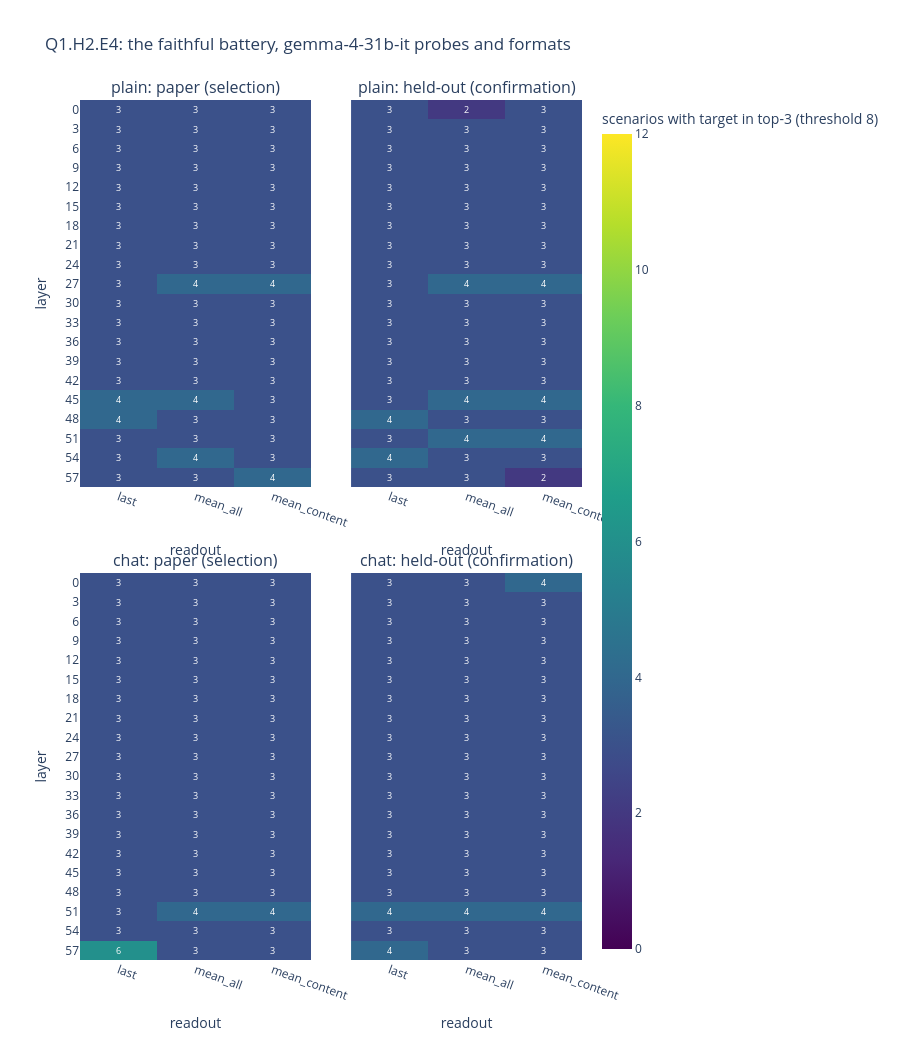

The notebook cell this image was saved under:
### Markdown cell above
## Sweep grids, both formats: no cell reaches the pass bar

**How to read**: as in notebook 04, each cell is (layer, readout); the number is scenarios with
target in top-3 of 12 (chance ~3, registered pass 8, bold). Each panel is titled with its
format (chat = the paper's construct, plain = `Human:/Assistant:` text) and its battery
(paper selection vs held-out confirmation). A combination counts only if it reaches >= 8 on
BOTH batteries of its format.

### Code cell
# this cell draws the four sweep grids with per-cell scores (bold at the pass bar of 8)
titles = [f"{fmt}: {'paper (selection)' if kind == 'scenario' else 'held-out (confirmation)'}"
          for fmt in formats for kind in ("scenario", "heldout")]
fig = make_subplots(rows=len(formats), cols=2, subplot_titles=titles,
                    shared_yaxes=True, horizontal_spacing=0.08, vertical_spacing=0.10)
for fi, fmt in enumerate(formats):
    for ki, kind in enumerate(("scenario", "heldout")):
        G = grids[(fmt, kind)]
        fig.add_trace(go.Heatmap(z=G, colorscale="Viridis", zmin=0, zmax=12,
                                 showscale=(fi == 0 and ki == 0),
                                 colorbar=dict(title="scenarios with target in top-3 (threshold 8)")),
                      row=fi + 1, col=ki + 1)
        for lp in range(len(layers)):
            for rp in range(len(READOUTS)):
                v = int(G[lp, rp])
                fig.add_annotation(x=rp, y=lp, text=f"<b>{v}</b>" if v >= 8 else str(v),
                                   showarrow=False,
                                   font=dict(size=9, color="white" if v < 7 else "black"),
                                   row=fi + 1, col=ki + 1)
        fig.update_xaxes(tickvals=list(range(len(READOUTS))), ticktext=READOUTS, tickangle=20,
                         title_text="readout", row=fi + 1, col=ki + 1)
        fig.update_yaxes(autorange="reversed", row=fi + 1, col=ki + 1)
    fig.update_yaxes(tickvals=list(range(len(layers))), ticktext=[str(l) for l in layers],
                     title_text="layer", row=fi + 1, col=1)
fig.update_layout(title="Q1.H2.E4: the faithful battery, gemma-4-31b-it probes and formats",
                  height=520 * len(formats), width=900)
fig.show()

### Figure 1 — Plotly figure (JSON) as saved in the notebook; plotly's stock layout.template omitted (floating-point values rounded to 4 significant figures)
{"data": [{"colorbar": {"title": {"text": "scenarios with target in top-3 (threshold 8)"}}, "colorscale": [[0.0, "#440154"], [0.1111, "#482878"], [0.2222, "#3e4989"], [0.3333, "#31688e"], [0.4444, "#26828e"], [0.5556, "#1f9e89"], [0.6667, "#35b779"], [0.7778, "#6ece58"], [0.8889, "#b5de2b"], [1.0, "#fde725"]], "showscale": true, "type": "heatmap", "xaxis": "x", "yaxis": "y", "z": [[3, 3, 3], [3, 3, 3], [3, 3, 3], [3, 3, 3], [3, 3, 3], [3, 3, 3], [3, 3, 3], [3, 3, 3], [3, 3, 3], [3, 4, 4], [3, 3, 3], [3, 3, 3], [3, 3, 3], [3, 3, 3], [3, 3, 3], [4, 4, 3], [4, 3, 3], [3, 3, 3], [3, 4, 3], [3, 3, 4]], "zmax": 12, "zmin": 0}, {"colorbar": {"title": {"text": "scenarios with target in top-3 (threshold 8)"}}, "colorscale": [[0.0, "#440154"], [0.1111, "#482878"], [0.2222, "#3e4989"], [0.3333, "#31688e"], [0.4444, "#26828e"], [0.5556, "#1f9e89"], [0.6667, "#35b779"], [0.7778, "#6ece58"], [0.8889, "#b5de2b"], [1.0, "#fde725"]], "showscale": false, "type": "heatmap", "xaxis": "x2", "yaxis": "y2", "z": [[3, 2, 3], [3, 3, 3], [3, 3, 3], [3, 3, 3], [3, 3, 3], [3, 3, 3], [3, 3, 3], [3, 3, 3], [3, 3, 3], [3, 4, 4], [3, 3, 3], [3, 3, 3], [3, 3, 3], [3, 3, 3], [3, 3, 3], [3, 4, 4], [4, 3, 3], [3, 4, 4], [4, 3, 3], [3, 3, 2]], "zmax": 12, "zmin": 0}, {"colorbar": {"title": {"text": "scenarios with target in top-3 (threshold 8)"}}, "colorscale": [[0.0, "#440154"], [0.1111, "#482878"], [0.2222, "#3e4989"], [0.3333, "#31688e"], [0.4444, "#26828e"], [0.5556, "#1f9e89"], [0.6667, "#35b779"], [0.7778, "#6ece58"], [0.8889, "#b5de2b"], [1.0, "#fde725"]], "showscale": false, "type": "heatmap", "xaxis": "x3", "yaxis": "y3", "z": [[3, 3, 3], [3, 3, 3], [3, 3, 3], [3, 3, 3], [3, 3, 3], [3, 3, 3], [3, 3, 3], [3, 3, 3], [3, 3, 3], [3, 3, 3], [3, 3, 3], [3, 3, 3], [3, 3, 3], [3, 3, 3], [3, 3, 3], [3, 3, 3], [3, 3, 3], [3, 4, 4], [3, 3, 3], [6, 3, 3]], "zmax": 12, "zmin": 0}, {"colorbar": {"title": {"text": "scenarios with target in top-3 (threshold 8)"}}, "colorscale": [[0.0, "#440154"], [0.1111, "#482878"], [0.2222, "#3e4989"], [0.3333, "#31688e"], [0.4444, "#26828e"], [0.5556, "#1f9e89"], [0.6667, "#35b779"], [0.7778, "#6ece58"], [0.8889, "#b5de2b"], [1.0, "#fde725"]], "showscale": false, "type": "heatmap", "xaxis": "x4", "yaxis": "y4", "z": [[3, 3, 4], [3, 3, 3], [3, 3, 3], [3, 3, 3], [3, 3, 3], [3, 3, 3], [3, 3, 3], [3, 3, 3], [3, 3, 3], [3, 3, 3], [3, 3, 3], [3, 3, 3], [3, 3, 3], [3, 3, 3], [3, 3, 3], [3, 3, 3], [3, 3, 3], [4, 4, 4], [3, 3, 3], [4, 3, 3]], "zmax": 12, "zmin": 0}], "layout": {"annotations": [{"font": {"size": 16}, "showarrow": false, "text": "plain: paper (selection)", "x": 0.23, "xanchor": "center", "xref": "paper", "y": 1.0, "yanchor": "bottom", "yref": "paper"}, {"font": {"size": 16}, "showarrow": false, "text": "plain: held-out (confirmation)", "x": 0.77, "xanchor": "center", "xref": "paper", "y": 1.0, "yanchor": "bottom", "yref": "paper"}, {"font": {"size": 16}, "showarrow": false, "text": "chat: paper (selection)", "x": 0.23, "xanchor": "center", "xref": "paper", "y": 0.45, "yanchor": "bottom", "yref": "paper"}, {"font": {"size": 16}, "showarrow": false, "text": "chat: held-out (confirmation)", "x": 0.77, "xanchor": "center", "xref": "paper", "y": 0.45, "yanchor": "bottom", "yref": "paper"}, {"font": {"color": "white", "size": 9}, "showarrow": false, "text": "3", "x": 0, "xref": "x", "y": 0, "yref": "y"}, {"font": {"color": "white", "size": 9}, "showarrow": false, "text": "3", "x": 1, "xref": "x", "y": 0, "yref": "y"}, {"font": {"color": "white", "size": 9}, "showarrow": false, "text": "3", "x": 2, "xref": "x", "y": 0, "yref": "y"}, {"font": {"color": "white", "size": 9}, "showarrow": false, "text": "3", "x": 0, "xref": "x", "y": 1, "yref": "y"}, {"font": {"color": "white", "size": 9}, "showarrow": false, "text": "3", "x": 1, "xref": "x", "y": 1, "yref": "y"}, {"font": {"color": "white", "size": 9}, "showarrow": false, "text": "3", "x": 2, "xref": "x", "y": 1, "yref": "y"}, {"font": {"color": "white", "size": 9}, "showarrow": false, "text": "3", "x": 0, "xref": "x", "y": 2, "yref": "y"}, {"font": {"color": "white", "size": 9}, "showarrow": false, "text": "3", "x": 1, "xref": "x", "y": 2, "yref": "y"}, {"font": {"color": "white", "size": 9}, "showarrow": false, "text": "3", "x": 2, "xref": "x", "y": 2, "yref": "y"}, {"font": {"color": "white", "size": 9}, "showarrow": false, "text": "3", "x": 0, "xref": "x", "y": 3, "yref": "y"}, {"font": {"color": "white", "size": 9}, "showarrow": false, "text": "3", "x": 1, "xref": "x", "y": 3, "yref": "y"}, {"font": {"color": "white", "size": 9}, "showarrow": false, "text": "3", "x": 2, "xref": "x", "y": 3, "yref": "y"}, {"font": {"color": "white", "size": 9}, "showarrow": false, "text": "3", "x": 0, "xref": "x", "y": 4, "yref": "y"}, {"font": {"color": "white", "size": 9}, "showarrow": false, "text": "3", "x": 1, "xref": "x", "y": 4, "yref": "y"}, {"font": {"color": "white", "size": 9}, "showarrow": false, "text": "3", "x": 2, "xref": "x", "y": 4, "yref": "y"}, {"font": {"color": "white", "size": 9}, "showarrow": false, "text": "3", "x": 0, "xref": "x", "y": 5, "yref": "y"}, {"font": {"color": "white", "size": 9}, "showarrow": false, "text": "3", "x": 1, "xref": "x", "y": 5, "yref": "y"}, {"font": {"color": "white", "size": 9}, "showarrow": false, "text": "3", "x": 2, "xref": "x", "y": 5, "yref": "y"}, {"font": {"color": "white", "size": 9}, "showarrow": false, "text": "3", "x": 0, "xref": "x", "y": 6, "yref": "y"}, {"font": {"color": "white", "size": 9}, "showarrow": false, "text": "3", "x": 1, "xref": "x", "y": 6, "yref": "y"}, {"font": {"color": "white", "size": 9}, "showarrow": false, "text": "3", "x": 2, "xref": "x", "y": 6, "yref": "y"}, {"font": {"color": "white", "size": 9}, "showarrow": false, "text": "3", "x": 0, "xref": "x", "y": 7, "yref": "y"}, {"font": {"color": "white", "size": 9}, "showarrow": false, "text": "3", "x": 1, "xref": "x", "y": 7, "yref": "y"}, {"font": {"color": "white", "size": 9}, "showarrow": false, "text": "3", "x": 2, "xref": "x", "y": 7, "yref": "y"}, {"font": {"color": "white", "size": 9}, "showarrow": false, "text": "3", "x": 0, "xref": "x", "y": 8, "yref": "y"}, {"font": {"color": "white", "size": 9}, "showarrow": false, "text": "3", "x": 1, "xref": "x", "y": 8, "yref": "y"}, {"font": {"color": "white", "size": 9}, "showarrow": false, "text": "3", "x": 2, "xref": "x", "y": 8, "yref": "y"}, {"font": {"color": "white", "size": 9}, "showarrow": false, "text": "3", "x": 0, "xref": "x", "y": 9, "yref": "y"}, {"font": {"color": "white", "size": 9}, "showarrow": false, "text": "4", "x": 1, "xref": "x", "y": 9, "yref": "y"}, {"font": {"color": "white", "size": 9}, "showarrow": false, "text": "4", "x": 2, "xref": "x", "y": 9, "yref": "y"}, {"font": {"color": "white", "size": 9}, "showarrow": false, "text": "3", "x": 0, "xref": "x", "y": 10, "yref": "y"}, {"font": {"color": "white", "size": 9}, "showarrow": false, "text": "3", "x": 1, "xref": "x", "y": 10, "yref": "y"}, {"font": {"color": "white", "size": 9}, "showarrow": false, "text": "3", "x": 2, "xref": "x", "y": 10, "yref": "y"}, {"font": {"color": "white", "size": 9}, "showarrow": false, "text": "3", "x": 0, "xref": "x", "y": 11, "yref": "y"}, {"font": {"color": "white", "size": 9}, "showarrow": false, "text": "3", "x": 1, "xref": "x", "y": 11, "yref": "y"}, {"font": {"color": "white", "size": 9}, "showarrow": false, "text": "3", "x": 2, "xref": "x", "y": 11, "yref": "y"}, {"font": {"color": "white", "size": 9}, "showarrow": false, "text": "3", "x": 0, "xref": "x", "y": 12, "yref": "y"}, {"font": {"color": "white", "size": 9}, "showarrow": false, "text": "3", "x": 1, "xref": "x", "y": 12, "yref": "y"}, {"font": {"color": "white", "size": 9}, "showarrow": false, "text": "3", "x": 2, "xref": "x", "y": 12, "yref": "y"}, {"font": {"color": "white", "size": 9}, "showarrow": false, "text": "3", "x": 0, "xref": "x", "y": 13, "yref": "y"}, {"font": {"color": "white", "size": 9}, "showarrow": false, "text": "3", "x": 1, "xref": "x", "y": 13, "yref": "y"}, {"font": {"color": "white", "size": 9}, "showarrow": false, "text": "3", "x": 2, "xref": "x", "y": 13, "yref": "y"}, {"font": {"color": "white", "size": 9}, "showarrow": false, "text": "3", "x": 0, "xref": "x", "y": 14, "yref": "y"}, {"font": {"color": "white", "size": 9}, "showarrow": false, "text": "3", "x": 1, "xref": "x", "y": 14, "yref": "y"}, {"font": {"color": "white", "size": 9}, "showarrow": false, "text": "3", "x": 2, "xref": "x", "y": 14, "yref": "y"}, {"font": {"color": "white", "size": 9}, "showarrow": false, "text": "4", "x": 0, "xref": "x", "y": 15, "yref": "y"}, {"font": {"color": "white", "size": 9}, "showarrow": false, "text": "4", "x": 1, "xref": "x", "y": 15, "yref": "y"}, {"font": {"color": "white", "size": 9}, "showarrow": false, "text": "3", "x": 2, "xref": "x", "y": 15, "yref": "y"}, {"font": {"color": "white", "size": 9}, "showarrow": false, "text": "4", "x": 0, "xref": "x", "y": 16, "yref": "y"}, {"font": {"color": "white", "size": 9}, "showarrow": false, "text": "3", "x": 1, "xref": "x", "y": 16, "yref": "y"}, {"font": {"color": "white", "size": 9}, "showarrow": false, "text": "3", "x": 2, "xref": "x", "y": 16, "yref": "y"}, {"font": {"color": "white", "size": 9}, "showarrow": false, "text": "3", "x": 0, "xref": "x", "y": 17, "yref": "y"}, {"font": {"color": "white", "size": 9}, "showarrow": false, "text": "3", "x": 1, "xref": "x", "y": 17, "yref": "y"}, {"font": {"color": "white", "size": 9}, "showarrow": false, "text": "3", "x": 2, "xref": "x", "y": 17, "yref": "y"}, {"font": {"color": "white", "size": 9}, "showarrow": false, "text": "3", "x": 0, "xref": "x", "y": 18, "yref": "y"}, {"font": {"color": "white", "size": 9}, "showarrow": false, "text": "4", "x": 1, "xref": "x", "y": 18, "yref": "y"}, {"font": {"color": "white", "size": 9}, "showarrow": false, "text": "3", "x": 2, "xref": "x", "y": 18, "yref": "y"}, {"font": {"color": "white", "size": 9}, "showarrow": false, "text": "3", "x": 0, "xref": "x", "y": 19, "yref": "y"}, {"font": {"color": "white", "size": 9}, "showarrow": false, "text": "3", "x": 1, "xref": "x", "y": 19, "yref": "y"}, {"font": {"color": "white", "size": 9}, "showarrow": false, "text": "4", "x": 2, "xref": "x", "y": 19, "yref": "y"}, {"font": {"color": "white", "size": 9}, "showarrow": false, "text": "3", "x": 0, "xref": "x2", "y": 0, "yref": "y2"}, {"font": {"color": "white", "size": 9}, "showarrow": false, "text": "2", "x": 1, "xref": "x2", "y": 0, "yref": "y2"}, {"font": {"color": "white", "size": 9}, "showarrow": false, "text": "3", "x": 2, "xref": "x2", "y": 0, "yref": "y2"}, {"font": {"color": "white", "size": 9}, "showarrow": false, "text": "3", "x": 0, "xref": "x2", "y": 1, "yref": "y2"}, {"font": {"color": "white", "size": 9}, "showarrow": false, "text": "3", "x": 1, "xref": "x2", "y": 1, "yref": "y2"}, {"font": {"color": "white", "size": 9}, "showarrow": false, "text": "3", "x": 2, "xref": "x2", "y": 1, "yref": "y2"}, {"font": {"color": "white", "size": 9}, "showarrow": false, "text": "3", "x": 0, "xref": "x2", "y": 2, "yref": "y2"}, {"font": {"color": "white", "size": 9}, "showarrow": false, "text": "3", "x": 1, "xref": "x2", "y": 2, "yref": "y2"}, {"font": {"color": "white", "size": 9}, "showarrow": false, "text": "3", "x": 2, "xref": "x2", "y": 2, "yref": "y2"}, {"font": {"color": "white", "size": 9}, "showarrow": false, "text": "3", "x": 0, "xref": "x2", "y": 3, "yref": "y2"}, {"font": {"color": "white", "size": 9}, "showarrow": false, "text": "3", "x": 1, "xref": "x2", "y": 3, "yref": "y2"}, {"font": {"color": "white", "size": 9}, "showarrow": false, "text": "3", "x": 2, "xref": "x2", "y": 3, "yref": "y2"}, {"font": {"color": "white", "size": 9}, "showarrow": false, "text": "3", "x": 0, "xref": "x2", "y": 4, "yref": "y2"}, {"font": {"color": "white", "size": 9}, "showarrow": false, "text": "3", "x": 1, "xref": "x2", "y": 4, "yref": "y2"}, {"font": {"color": "white", "size": 9}, "showarrow": false, "text": "3", "x": 2, "xref": "x2", "y": 4, "yref": "y2"}, {"font": {"color": "white", "size": 9}, "showarrow": false, "text": "3", "x": 0, "xref": "x2", "y": 5, "yref": "y2"}, {"font": {"color": "white", "size": 9}, "showarrow": false, "text": "3", "x": 1, "xref": "x2", "y": 5, "yref": "y2"}, {"font": {"color": "white", "size": 9}, "showarrow": false, "text": "3", "x": 2, "xref": "x2", "y": 5, "yref": "y2"}, {"font": {"color": "white", "size": 9}, "showarrow": false, "text": "3", "x": 0, "xref": "x2", "y": 6, "yref": "y2"}, {"font": {"color": "white", "size": 9}, "showarrow": false, "text": "3", "x": 1, "xref": "x2", "y": 6, "yref": "y2"}, {"font": {"color": "white", "size": 9}, "showarrow": false, "text": "3", "x": 2, "xref": "x2", "y": 6, "yref": "y2"}, {"font": {"color": "white", "size": 9}, "showarrow": false, "text": "3", "x": 0, "xref": "x2", "y": 7, "yref": "y2"}, {"font": {"color": "white", "size": 9}, "showarrow": false, "text": "3", "x": 1, "xref": "x2", "y": 7, "yref": "y2"}, {"font": {"color": "white", "size": 9}, "showarrow": false, "text": "3", "x": 2, "xref": "x2", "y": 7, "yref": "y2"}, {"font": {"color": "white", "size": 9}, "showarrow": false, "text": "3", "x": 0, "xref": "x2", "y": 8, "yref": "y2"}, {"font": {"color": "white", "size": 9}, "showarrow": false, "text": "3", "x": 1, "xref": "x2", "y": 8, "yref": "y2"}, {"font": {"color": "white", "size": 9}, "showarrow": false, "text": "3", "x": 2, "xref": "x2", "y": 8, "yref": "y2"}, {"font": {"color": "white", "size": 9}, "showarrow": false, "text": "3", "x": 0, "xref": "x2", "y": 9, "yref": "y2"}, {"font": {"color": "white", "size": 9}, "showarrow": false, "text": "4", "x": 1, "xref": "x2", "y": 9, "yref": "y2"}, {"font": {"color": "white", "size": 9}, "showarrow": false, "text": "4", "x": 2, "xref": "x2", "y": 9, "yref": "y2"}, {"font": {"color": "white", "size": 9}, "showarrow": false, "text": "3", "x": 0, "xref": "x2", "y": 10, "yref": "y2"}, {"font": {"color": "white", "size": 9}, "showarrow": false, "text": "3", "x": 1, "xref": "x2", "y": 10, "yref": "y2"}, {"font": {"color": "white", "size": 9}, "showarrow": false, "text": "3", "x": 2, "xref": "x2", "y": 10, "yref": "y2"}, {"font": {"color": "white", "size": 9}, "showarrow": false, "text": "3", "x": 0, "xref": "x2", "y": 11, "yref": "y2"}, {"font": {"color": "white", "size": 9}, "showarrow": false, "text": "3", "x": 1, "xref": "x2", "y": 11, "yref": "y2"}, {"font": {"color": "white", "size": 9}, "showarrow": false, "text": "3", "x": 2, "xref": "x2", "y": 11, "yref": "y2"}, {"font": {"color": "white", "size": 9}, "showarrow": false, "text": "3", "x": 0, "xref": "x2", "y": 12, "yref": "y2"}, {"font": {"color": "white", "size": 9}, "showarrow": false, "text": "3", "x": 1, "xref": "x2", "y": 12, "yref": "y2"}, {"font": {"color": "white", "size": 9}, "showarrow": false, "text": "3", "x": 2, "xref": "x2", "y": 12, "yref": "y2"}, {"font": {"color": "white", "size": 9}, "showarrow": false, "text": "3", "x": 0, "xref": "x2", "y": 13, "yref": "y2"}, {"font": {"color": "white", "size": 9}, "showarrow": false, "text": "3", "x": 1, "xref": "x2", "y": 13, "yref": "y2"}, {"font": {"color": "white", "size": 9}, "showarrow": false, "text": "3", "x": 2, "xref": "x2", "y": 13, "yref": "y2"}, {"font": {"color": "white", "size": 9}, "showarrow": false, "text": "3", "x": 0, "xref": "x2", "y": 14, "yref": "y2"}, {"font": {"color": "white", "size": 9}, "showarrow": false, "text": "3", "x": 1, "xref": "x2", "y": 14, "yref": "y2"}, {"font": {"color": "white", "size": 9}, "showarrow": false, "text": "3", "x": 2, "xref": "x2", "y": 14, "yref": "y2"}, {"font": {"color": "white", "size": 9}, "showarrow": false, "text": "3", "x": 0, "xref": "x2", "y": 15, "yref": "y2"}, {"font": {"color": "white", "size": 9}, "showarrow": false, "text": "4", "x": 1, "xref": "x2", "y": 15, "yref": "y2"}, {"font": {"color": "white", "size": 9}, "showarrow": false, "text": "4", "x": 2, "xref": "x2", "y": 15, "yref": "y2"}, {"font": {"color": "white", "size": 9}, "showarrow": false, "text": "4", "x": 0, "xref": "x2", "y": 16, "yref": "y2"}, {"font": {"color": "white", "size": 9}, "showarrow": false, "text": "3", "x": 1, "xref": "x2", "y": 16, "yref": "y2"}, {"font": {"color": "white", "size": 9}, "showarrow": false, "text": "3", "x": 2, "xref": "x2", "y": 16, "yref": "y2"}, {"font": {"color": "white", "size": 9}, "showarrow": false, "text": "3", "x": 0, "xref": "x2", "y": 17, "yref": "y2"}, {"font": {"color": "white", "size": 9}, "showarrow": false, "text": "4", "x": 1, "xref": "x2", "y": 17, "yref": "y2"}, {"font": {"color": "white", "size": 9}, "showarrow": false, "text": "4", "x": 2, "xref": "x2", "y": 17, "yref": "y2"}, {"font": {"color": "white", "size": 9}, "showarrow": false, "text": "4", "x": 0, "xref": "x2", "y": 18, "yref": "y2"}, {"font": {"color": "white", "size": 9}, "showarrow": false, "text": "3", "x": 1, "xref": "x2", "y": 18, "yref": "y2"}, {"font": {"color": "white", "size": 9}, "showarrow": false, "text": "3", "x": 2, "xref": "x2", "y": 18, "yref": "y2"}, {"font": {"color": "white", "size": 9}, "showarrow": false, "text": "3", "x": 0, "xref": "x2", "y": 19, "yref": "y2"}, {"font": {"color": "white", "size": 9}, "showarrow": false, "text": "3", "x": 1, "xref": "x2", "y": 19, "yref": "y2"}, {"font": {"color": "white", "size": 9}, "showarrow": false, "text": "2", "x": 2, "xref": "x2", "y": 19, "yref": "y2"}, {"font": {"color": "white", "size": 9}, "showarrow": false, "text": "3", "x": 0, "xref": "x3", "y": 0, "yref": "y3"}, {"font": {"color": "white", "size": 9}, "showarrow": false, "text": "3", "x": 1, "xref": "x3", "y": 0, "yref": "y3"}, {"font": {"color": "white", "size": 9}, "showarrow": false, "text": "3", "x": 2, "xref": "x3", "y": 0, "yref": "y3"}, {"font": {"color": "white", "size": 9}, "showarrow": false, "text": "3", "x": 0, "xref": "x3", "y": 1, "yref": "y3"}, {"font": {"color": "white", "size": 9}, "showarrow": false, "text": "3", "x": 1, "xref": "x3", "y": 1, "yref": "y3"}, {"font": {"color": "white", "size": 9}, "showarrow": false, "text": "3", "x": 2, "xref": "x3", "y": 1, "yref": "y3"}, {"font": {"color": "white", "size": 9}, "showarrow": false, "text": "3", "x": 0, "xref": "x3", "y": 2, "yref": "y3"}, {"font": {"color": "white", "size": 9}, "showarrow": false, "text": "3", "x": 1, "xref": "x3", "y": 2, "yref": "y3"}, {"font": {"color": "white", "size": 9}, "showarrow": false, "text": "3", "x": 2, "xref": "x3", "y": 2, "yref": "y3"}, {"font": {"color": "white", "size": 9}, "showarrow": false, "text": "3", "x": 0, "xref": "x3", "y": 3, "yref": "y3"}, {"font": {"color": "white", "size": 9}, "showarrow": false, "text": "3", "x": 1, "xref": "x3", "y": 3, "yref": "y3"}, {"font": {"color": "white", "size": 9}, "showarrow": false, "text": "3", "x": 2, "xref": "x3", "y": 3, "yref": "y3"}, {"font": {"color": "white", "size": 9}, "showarrow": false, "text": "3", "x": 0, "xref": "x3", "y": 4, "yref": "y3"}, {"font": {"color": "white", "size": 9}, "showarrow": false, "text": "3", "x": 1, "xref": "x3", "y": 4, "yref": "y3"}, {"font": {"color": "white", "size": 9}, "showarrow": false, "text": "3", "x": 2, "xref": "x3", "y": 4, "yref": "y3"}, {"font": {"color": "white", "size": 9}, "showarrow": false, "text": "3", "x": 0, "xref": "x3", "y": 5, "yref": "y3"}, {"font": {"color": "white", "size": 9}, "showarrow": false, "text": "3", "x": 1, "xref": "x3", "y": 5, "yref": "y3"}, {"font": {"color": "white", "size": 9}, "showarrow": false, "text": "3", "x": 2, "xref": "x3", "y": 5, "yref": "y3"}, {"font": {"color": "white", "size": 9}, "showarrow": false, "text": "3", "x": 0, "xref": "x3", "y": 6, "yref": "y3"}, {"font": {"color": "white", "size": 9}, "showarrow": false, "text": "3", "x": 1, "xref": "x3", "y": 6, "yref": "y3"}, {"font": {"color": "white", "size": 9}, "showarrow": false, "text": "3", "x": 2, "xref": "x3", "y": 6, "yref": "y3"}, {"font": {"color": "white", "size": 9}, "showarrow": false, "text": "3", "x": 0, "xref": "x3", "y": 7, "yref": "y3"}, {"font": {"color": "white", "size": 9}, "showarrow": false, "text": "3", "x": 1, "xref": "x3", "y": 7, "yref": "y3"}, {"font": {"color": "white", "size": 9}, "showarrow": false, "text": "3", "x": 2, "xref": "x3", "y": 7, "yref": "y3"}, {"font": {"color": "white", "size": 9}, "showarrow": false, "text": "3", "x": 0, "xref": "x3", "y": 8, "yref": "y3"}, {"font": {"color": "white", "size": 9}, "showarrow": false, "text": "3", "x": 1, "xref": "x3", "y": 8, "yref": "y3"}, {"font": {"color": "white", "size": 9}, "showarrow": false, "text": "3", "x": 2, "xref": "x3", "y": 8, "yref": "y3"}, {"font": {"color": "white", "size": 9}, "showarrow": false, "text": "3", "x": 0, "xref": "x3", "y": 9, "yref": "y3"}, {"font": {"color": "white", "size": 9}, "showarrow": false, "text": "3", "x": 1, "xref": "x3", "y": 9, "yref": "y3"}, {"font": {"color": "white", "size": 9}, "showarrow": false, "text": "3", "x": 2, "xref": "x3", "y": 9, "yref": "y3"}, {"font": {"color": "white", "size": 9}, "showarrow": false, "text": "3", "x": 0, "xref": "x3", "y": 10, "yref": "y3"}, {"font": {"color": "white", "size": 9}, "showarrow": false, "text": "3", "x": 1, "xref": "x3", "y": 10, "yref": "y3"}, {"font": {"color": "white", "size": 9}, "showarrow": false, "text": "3", "x": 2, "xref": "x3", "y": 10, "yref": "y3"}, {"font": {"color": "white", "size": 9}, "showarrow": false, "text": "3", "x": 0, "xref": "x3", "y": 11, "yref": "y3"}, {"font": {"color": "white", "size": 9}, "showarrow": false, "text": "3", "x": 1, "xref": "x3", "y": 11, "yref": "y3"}, {"font": {"color": "white", "size": 9}, "showarrow": false, "text": "3", "x": 2, "xref": "x3", "y": 11, "yref": "y3"}, {"font": {"color": "white", "size": 9}, "showarrow": false, "text": "3", "x": 0, "xref": "x3", "y": 12, "yref": "y3"}, {"font": {"color": "white", "size": 9}, "showarrow": false, "text": "3", "x": 1, "xref": "x3", "y": 12, "yref": "y3"}, {"font": {"color": "white", "size": 9}, "showarrow": false, "text": "3", "x": 2, "xref": "x3", "y": 12, "yref": "y3"}, {"font": {"color": "white", "size": 9}, "showarrow": false, "text": "3", "x": 0, "xref": "x3", "y": 13, "yref": "y3"}, {"font": {"color": "white", "size": 9}, "showarrow": false, "text": "3", "x": 1, "xref": "x3", "y": 13, "yref": "y3"}, {"font": {"color": "white", "size": 9}, "showarrow": false, "text": "3", "x": 2, "xref": "x3", "y": 13, "yref": "y3"}, {"font": {"color": "white", "size": 9}, "showarrow": false, "text": "3", "x": 0, "xref": "x3", "y": 14, "yref": "y3"}, {"font": {"color": "white", "size": 9}, "showarrow": false, "text": "3", "x": 1, "xref": "x3", "y": 14, "yref": "y3"}, {"font": {"color": "white", "size": 9}, "showarrow": false, "text": "3", "x": 2, "xref": "x3", "y": 14, "yref": "y3"}, {"font": {"color": "white", "size": 9}, "showarrow": false, "text": "3", "x": 0, "xref": "x3", "y": 15, "yref": "y3"}, {"font": {"color": "white", "size": 9}, "showarrow": false, "text": "3", "x": 1, "xref": "x3", "y": 15, "yref": "y3"}, {"font": {"color": "white", "size": 9}, "showarrow": false, "text": "3", "x": 2, "xref": "x3", "y": 15, "yref": "y3"}, {"font": {"color": "white", "size": 9}, "showarrow": false, "text": "3", "x": 0, "xref": "x3", "y": 16, "yref": "y3"}, {"font": {"color": "white", "size": 9}, "showarrow": false, "text": "3", "x": 1, "xref": "x3", "y": 16, "yref": "y3"}, {"font": {"color": "white", "size": 9}, "showarrow": false, "text": "3", "x": 2, "xref": "x3", "y": 16, "yref": "y3"}, {"font": {"color": "white", "size": 9}, "showarrow": false, "text": "3", "x": 0, "xref": "x3", "y": 17, "yref": "y3"}, {"font": {"color": "white", "size": 9}, "showarrow": false, "text": "4", "x": 1, "xref": "x3", "y": 17, "yref": "y3"}, {"font": {"color": "white", "size": 9}, "showarrow": false, "text": "4", "x": 2, "xref": "x3", "y": 17, "yref": "y3"}, {"font": {"color": "white", "size": 9}, "showarrow": false, "text": "3", "x": 0, "xref": "x3", "y": 18, "yref": "y3"}, {"font": {"color": "white", "size": 9}, "showarrow": false, "text": "3", "x": 1, "xref": "x3", "y": 18, "yref": "y3"}, {"font": {"color": "white", "size": 9}, "showarrow": false, "text": "3", "x": 2, "xref": "x3", "y": 18, "yref": "y3"}, {"font": {"color": "white", "size": 9}, "showarrow": false, "text": "6", "x": 0, "xref": "x3", "y": 19, "yref": "y3"}, {"font": {"color": "white", "size": 9}, "showarrow": false, "text": "3", "x": 1, "xref": "x3", "y": 19, "yref": "y3"}, {"font": {"color": "white", "size": 9}, "showarrow": false, "text": "3", "x": 2, "xref": "x3", "y": 19, "yref": "y3"}, {"font": {"color": "white", "size": 9}, "showarrow": false, "text": "3", "x": 0, "xref": "x4", "y": 0, "yref": "y4"}, {"font": {"color": "white", "size": 9}, "showarrow": false, "text": "3", "x": 1, "xref": "x4", "y": 0, "yref": "y4"}, {"font": {"color": "white", "size": 9}, "showarrow": false, "text": "4", "x": 2, "xref": "x4", "y": 0, "yref": "y4"}, {"font": {"color": "white", "size": 9}, "showarrow": false, "text": "3", "x": 0, "xref": "x4", "y": 1, "yref": "y4"}, {"font": {"color": "white", "size": 9}, "showarrow": false, "text": "3", "x": 1, "xref": "x4", "y": 1, "yref": "y4"}, {"font": {"color": "white", "size": 9}, "showarrow": false, "text": "3", "x": 2, "xref": "x4", "y": 1, "yref": "y4"}, {"font": {"color": "white", "size": 9}, "showarrow": false, "text": "3", "x": 0, "xref": "x4", "y": 2, "yref": "y4"}, {"font": {"color": "white", "size": 9}, "showarrow": false, "text": "3", "x": 1, "xref": "x4", "y": 2, "yref": "y4"}, {"font": {"color": "white", "size": 9}, "showarrow": false, "text": "3", "x": 2, "xref": "x4", "y": 2, "yref": "y4"}, {"font": {"color": "white", "size": 9}, "showarrow": false, "text": "3", "x": 0, "xref": "x4", "y": 3, "yref": "y4"}, {"font": {"color": "white", "size": 9}, "showarrow": false, "text": "3", "x": 1, "xref": "x4", "y": 3, "yref": "y4"}, {"font": {"color": "white", "size": 9}, "showarrow": false, "text": "3", "x": 2, "xref": "x4", "y": 3, "yref": "y4"}, {"font": {"color": "white", "size": 9}, "showarrow": false, "text": "3", "x": 0, "xref": "x4", "y": 4, "yref": "y4"}, {"font": {"color": "white", "size": 9}, "showarrow": false, "text": "3", "x": 1, "xref": "x4", "y": 4, "yref": "y4"}, {"font": {"color": "white", "size": 9}, "showarrow": false, "text": "3", "x": 2, "xref": "x4", "y": 4, "yref": "y4"}, {"font": {"color": "white", "size": 9}, "showarrow": false, "text": "3", "x": 0, "xref": "x4", "y": 5, "yref": "y4"}, {"font": {"color": "white", "size": 9}, "showarrow": false, "text": "3", "x": 1, "xref": "x4", "y": 5, "yref": "y4"}, {"font": {"color": "white", "size": 9}, "showarrow": false, "text": "3", "x": 2, "xref": "x4", "y": 5, "yref": "y4"}, {"font": {"color": "white", "size": 9}, "showarrow": false, "text": "3", "x": 0, "xref": "x4", "y": 6, "yref": "y4"}, {"font": {"color": "white", "size": 9}, "showarrow": false, "text": "3", "x": 1, "xref": "x4", "y": 6, "yref": "y4"}, {"font": {"color": "white", "size": 9}, "showarrow": false, "text": "3", "x": 2, "xref": "x4", "y": 6, "yref": "y4"}, {"font": {"color": "white", "size": 9}, "showarrow": false, "text": "3", "x": 0, "xref": "x4", "y": 7, "yref": "y4"}, {"font": {"color": "white", "size": 9}, "showarrow": false, "text": "3", "x": 1, "xref": "x4", "y": 7, "yref": "y4"}, {"font": {"color": "white", "size": 9}, "showarrow": false, "text": "3", "x": 2, "xref": "x4", "y": 7, "yref": "y4"}, {"font": {"color": "white", "size": 9}, "showarrow": false, "text": "3", "x": 0, "xref": "x4", "y": 8, "yref": "y4"}, {"font": {"color": "white", "size": 9}, "showarrow": false, "text": "3", "x": 1, "xref": "x4", "y": 8, "yref": "y4"}, {"font": {"color": "white", "size": 9}, "showarrow": false, "text": "3", "x": 2, "xref": "x4", "y": 8, "yref": "y4"}, {"font": {"color": "white", "size": 9}, "showarrow": false, "text": "3", "x": 0, "xref": "x4", "y": 9, "yref": "y4"}, {"font": {"color": "white", "size": 9}, "showarrow": false, "text": "3", "x": 1, "xref": "x4", "y": 9, "yref": "y4"}, {"font": {"color": "white", "size": 9}, "showarrow": false, "text": "3", "x": 2, "xref": "x4", "y": 9, "yref": "y4"}, {"font": {"color": "white", "size": 9}, "showarrow": false, "text": "3", "x": 0, "xref": "x4", "y": 10, "yref": "y4"}, {"font": {"color": "white", "size": 9}, "showarrow": false, "text": "3", "x": 1, "xref": "x4", "y": 10, "yref": "y4"}, {"font": {"color": "white", "size": 9}, "showarrow": false, "text": "3", "x": 2, "xref": "x4", "y": 10, "yref": "y4"}, {"font": {"color": "white", "size": 9}, "showarrow": false, "text": "3", "x": 0, "xref": "x4", "y": 11, "yref": "y4"}, {"font": {"color": "white", "size": 9}, "showarrow": false, "text": "3", "x": 1, "xref": "x4", "y": 11, "yref": "y4"}, {"font": {"color": "white", "size": 9}, "showarrow": false, "text": "3", "x": 2, "xref": "x4", "y": 11, "yref": "y4"}, {"font": {"color": "white", "size": 9}, "showarrow": false, "text": "3", "x": 0, "xref": "x4", "y": 12, "yref": "y4"}, {"font": {"color": "white", "size": 9}, "showarrow": false, "text": "3", "x": 1, "xref": "x4", "y": 12, "yref": "y4"}, {"font": {"color": "white", "size": 9}, "showarrow": false, "text": "3", "x": 2, "xref": "x4", "y": 12, "yref": "y4"}, {"font": {"color": "white", "size": 9}, "showarrow": false, "text": "3", "x": 0, "xref": "x4", "y": 13, "yref": "y4"}, {"font": {"color": "white", "size": 9}, "showarrow": false, "text": "3", "x": 1, "xref": "x4", "y": 13, "yref": "y4"}, {"font": {"color": "white", "size": 9}, "showarrow": false, "text": "3", "x": 2, "xref": "x4", "y": 13, "yref": "y4"}, {"font": {"color": "white", "size": 9}, "showarrow": false, "text": "3", "x": 0, "xref": "x4", "y": 14, "yref": "y4"}, {"font": {"color": "white", "size": 9}, "showarrow": false, "text": "3", "x": 1, "xref": "x4", "y": 14, "yref": "y4"}, {"font": {"color": "white", "size": 9}, "showarrow": false, "text": "3", "x": 2, "xref": "x4", "y": 14, "yref": "y4"}, {"font": {"color": "white", "size": 9}, "showarrow": false, "text": "3", "x": 0, "xref": "x4", "y": 15, "yref": "y4"}, {"font": {"color": "white", "size": 9}, "showarrow": false, "text": "3", "x": 1, "xref": "x4", "y": 15, "yref": "y4"}, {"font": {"color": "white", "size": 9}, "showarrow": false, "text": "3", "x": 2, "xref": "x4", "y": 15, "yref": "y4"}, {"font": {"color": "white", "size": 9}, "showarrow": false, "text": "3", "x": 0, "xref": "x4", "y": 16, "yref": "y4"}, {"font": {"color": "white", "size": 9}, "showarrow": false, "text": "3", "x": 1, "xref": "x4", "y": 16, "yref": "y4"}, {"font": {"color": "white", "size": 9}, "showarrow": false, "text": "3", "x": 2, "xref": "x4", "y": 16, "yref": "y4"}, {"font": {"color": "white", "size": 9}, "showarrow": false, "text": "4", "x": 0, "xref": "x4", "y": 17, "yref": "y4"}, {"font": {"color": "white", "size": 9}, "showarrow": false, "text": "4", "x": 1, "xref": "x4", "y": 17, "yref": "y4"}, {"font": {"color": "white", "size": 9}, "showarrow": false, "text": "4", "x": 2, "xref": "x4", "y": 17, "yref": "y4"}, {"font": {"color": "white", "size": 9}, "showarrow": false, "text": "3", "x": 0, "xref": "x4", "y": 18, "yref": "y4"}, {"font": {"color": "white", "size": 9}, "showarrow": false, "text": "3", "x": 1, "xref": "x4", "y": 18, "yref": "y4"}, {"font": {"color": "white", "size": 9}, "showarrow": false, "text": "3", "x": 2, "xref": "x4", "y": 18, "yref": "y4"}, {"font": {"color": "white", "size": 9}, "showarrow": false, "text": "4", "x": 0, "xref": "x4", "y": 19, "yref": "y4"}, {"font": {"color": "white", "size": 9}, "showarrow": false, "text": "3", "x": 1, "xref": "x4", "y": 19, "yref": "y4"}, {"font": {"color": "white", "size": 9}, "showarrow": false, "text": "3", "x": 2, "xref": "x4", "y": 19, "yref": "y4"}], "height": 1040, "title": {"text": "Q1.H2.E4: the faithful battery, gemma-4-31b-it probes and formats"}, "width": 900, "xaxis": {"anchor": "y", "domain": [0.0, 0.46], "tickangle": 20, "ticktext": ["last", "mean_all", "mean_content"], "tickvals": [0, 1, 2], "title": {"text": "readout"}}, "xaxis2": {"anchor": "y2", "domain": [0.54, 1.0], "tickangle": 20, "ticktext": ["last", "mean_all", "mean_content"], "tickvals": [0, 1, 2], "title": {"text": "readout"}}, "xaxis3": {"anchor": "y3", "domain": [0.0, 0.46], "tickangle": 20, "ticktext": ["last", "mean_all", "mean_content"], "tickvals": [0, 1, 2], "title": {"text": "readout"}}, "xaxis4": {"anchor": "y4", "domain": [0.54, 1.0], "tickangle": 20, "ticktext": ["last", "mean_all", "mean_content"], "tickvals": [0, 1, 2], "title": {"text": "readout"}}, "yaxis": {"anchor": "x", "autorange": "reversed", "domain": [0.55, 1.0], "ticktext": ["0", "3", "6", "9", "12", "15", "18", "21", "24", "27", "30", "33", "36", "39", "42", "45", "48", "51", "54", "57"], "tickvals": [0, 1, 2, 3, 4, 5, 6, 7, 8, 9, 10, 11, 12, 13, 14, 15, 16, 17, 18, 19], "title": {"text": "layer"}}, "yaxis2": {"anchor": "x2", "autorange": "reversed", "domain": [0.55, 1.0], "matches": "y", "showticklabels": false}, "yaxis3": {"anchor": "x3", "autorange": "reversed", "domain": [0.0, 0.45], "ticktext": ["0", "3", "6", "9", "12", "15", "18", "21", "24", "27", "30", "33", "36", "39", "42", "45", "48", "51", "54", "57"], "tickvals": [0, 1, 2, 3, 4, 5, 6, 7, 8, 9, 10, 11, 12, 13, 14, 15, 16, 17, 18, 19], "title": {"text": "layer"}}, "yaxis4": {"anchor": "x4", "autorange": "reversed", "domain": [0.0, 0.45], "matches": "y3", "showticklabels": false}}}
